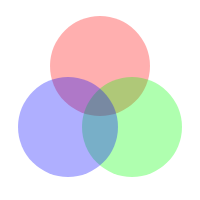
Frame 1 (no input)
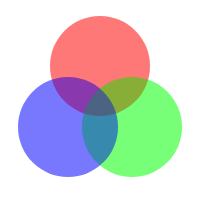
Frame 2 (the mouse pressed at the canvas centre, redrawn once)

The p5.js sketch that drew these frames (run headless with seeded random() and noise() and a simulated clock; the mouse was pressed at the canvas centre and the sketch redrawn once):

// p5.js sketch
// ── sketch.js
function setup() {
    createCanvas(200, 200);
    noLoop();
  }
  
  function draw() {
    opaque();
  }
  function opaque(){
    strokeWeight(0);
    // background("yellow");
    // fill("#ffaaa9");
    let x = 80; 
    fill(255, 0, 0, x);
   // blendMode(ADD);
    // setAlpha(120);
    circle(100, 66, 100);
    fill(0, 255, 0, x);
    circle(132, 127, 100);
    fill(0, 0, 255, x);
    circle(68, 127, 100);
  }

  function third(){
    //200 x 100
    background("black");
    strokeWeight(0);
    fill("#fff84a");
    arc(50, 50, 80, 80, PI + QUARTER_PI, PI - QUARTER_PI );
    fill("#ea412c");
    //circle(150, 50, 80);
    rect(110, 10, 80, 80, 100, 100, 0);
    fill("white");
    circle(130, 50, 25);
    circle(170, 50, 25);
    fill("blue");
    circle(130, 50, 15);
    circle(170, 50, 15);
  }
  function first(){
    //200 x 100
    background("#77f23b");
    circle(50, 50, 80);
    square(110, 10, 80);
  }

  function star(){
    //200 x 200
    background("#00007f");
    fill("green");
    stroke("white");
    strokeWeight(3);
    circle(100, 100, 100);
    fill("red");
    beginShape();
    vertex(100, 50);//Start point
    vertex(88, 85);//2nd left
    vertex(52, 85)//3rd left
    vertex(82, 106);//4th left
    vertex(70, 140);
    vertex(100, 120);
    //right sides
    vertex(130, 140);
    vertex(118, 106);//4th right
    vertex(148, 85);//3rd left
    vertex(112, 85);//2nd right
    vertex(100, 50);//end point
    endShape(CLOSE);
  }
// ── style.css
*{
    text-align: center;
    font-family: Helvetica, sans-serif;
}

button {
    background-color: darkcyan;
    color: antiquewhite;
    padding: 10px;
    vertical-align: top;
    box-shadow: 2px 1px 2px gray;
    margin: 4px 10px 4px 10px;
}

button:hover, button:active {
    box-shadow: 0 0 0 white;
    margin: 6px 10px 2px 10px;
}
body{
    background-color: #f5f5dc;
}
h1{
    color:darkcyan;
}
